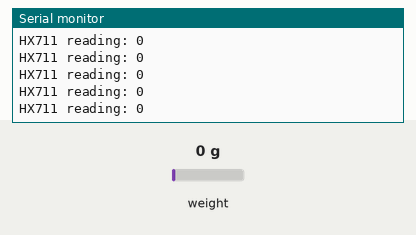
This sketch was run on a simulated Arduino Uno, built with avr-gcc and run on an emulated ATmega328P. Shown: the last lines printed to the serial monitor. Inputs (shaded band) come from the test bench; at power-on: weight on the scale 0 g.

Above: at 1.2 s.
1.3 s: weight on the scale set to 100 g
At 1.31 s:
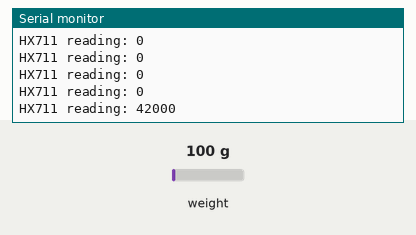
2.8 s: weight on the scale set to 1250 g
At 2.82 s:
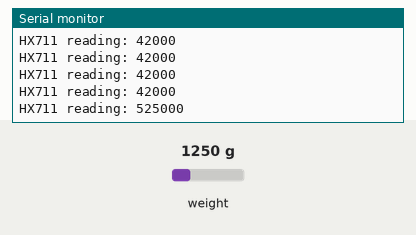
Timing chart, 0 to 5.8 s (numbered marks = the images above; inputs shaded):
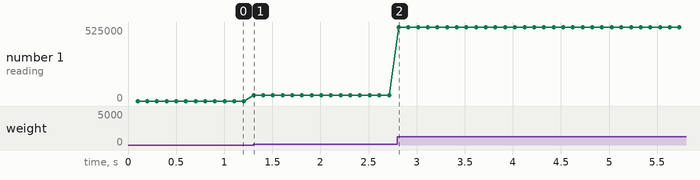

The sketch:

hx711_test.ino
```cpp
#include "HX711.h"

// HX711 circuit wiring
const int LOADCELL_DOUT_PIN = 4;
const int LOADCELL_SCK_PIN = 5;

HX711 scale;

void setup() {
  Serial.begin(115200);
  scale.begin(LOADCELL_DOUT_PIN, LOADCELL_SCK_PIN);
}

void loop() {

  if (scale.is_ready()) {
    long reading = scale.read();
    Serial.print("HX711 reading: ");
    Serial.println(reading);
  } else {
//    Serial.println("HX711 not found.");
  }

//  delay(1000);

}
```

Measured:
- after the input at 1.3 s, the serial monitor: prints a new line at once (image 1)
- after the input at 2.8 s, the serial monitor: prints a new line at once (image 2)
- plotted number 1: 0 → 42000 after the input at 1.3 s, 42000 → 525000 after the input at 2.8 s
